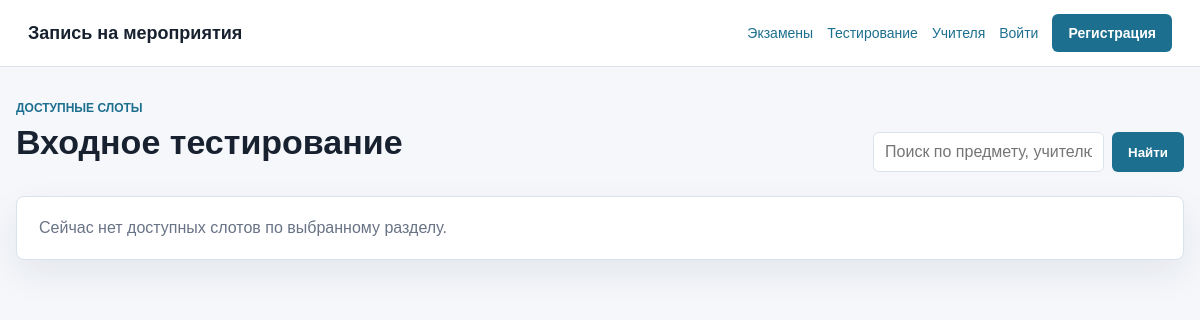
The page /events/testing/ on the database as committed earlier.
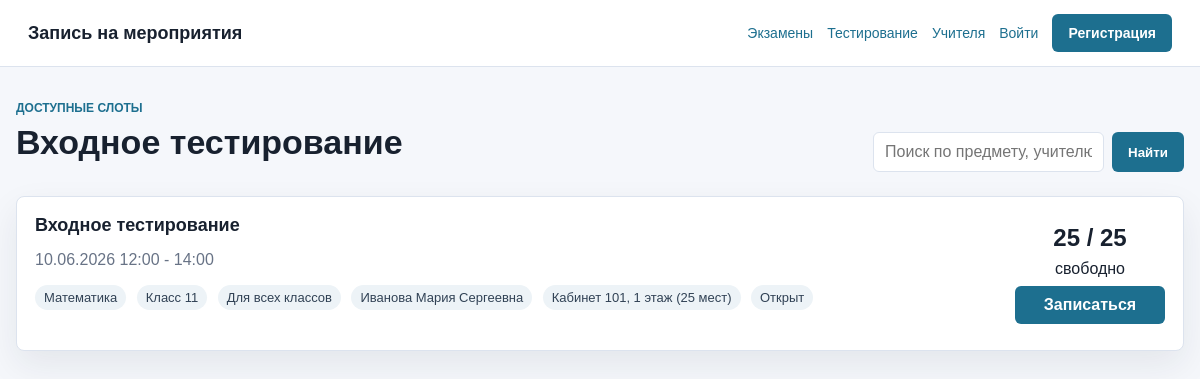
The same page on the database as committed later.
### events/models.py (models this page shows, shortened)
class Event(models.Model):
    class EventType(models.TextChoices):
        EXAM = 'exam', _('Пробный экзамен')
        TESTING = 'testing', _('Входное тестирование')
        MEETING = 'meeting', _('Встреча с учителем')
    title = models.CharField(_('Название'), max_length=255)
    event_type = models.CharField(_('Тип'), max_length=20, choices=EventType.choices)
    description = models.TextField(_('Описание'), blank=True)
    created_by = models.ForeignKey(
        settings.AUTH_USER_MODEL,
        on_delete=models.PROTECT,
        related_name='created_events',
        verbose_name=_('Создал'),
    )
    is_active = models.BooleanField(_('Активно'), default=True)
    created_at = models.DateTimeField(_('Создано'), auto_now_add=True)
    class Meta:
        ordering = ['-created_at']
        verbose_name = _('Мероприятие')
        verbose_name_plural = _('Мероприятия')

class Slot(models.Model):
    class Status(models.TextChoices):
        OPEN = 'open', _('Открыт')
        CLOSED = 'closed', _('Закрыт')
        CANCELED = 'canceled', _('Отменен')
    event = models.ForeignKey(Event, on_delete=models.CASCADE, related_name='slots', verbose_name=_('Мероприятие'))
    teacher = models.ForeignKey(
        TeacherProfile,
        on_delete=models.PROTECT,
        related_name='slots',
        verbose_name=_('Учитель'),
        null=True,
        blank=True,
    )
    subject = models.CharField(_('Предмет'), max_length=100, blank=True)
    target_class = models.CharField(_('Класс поступления'), max_length=10, blank=True)
    available_classes = models.ManyToManyField(
        SchoolClass,
        blank=True,
        related_name='slots',
        verbose_name=_('Доступно классам'),
        help_text=_('Если классы не выбраны, слот доступен всем.'),
    )
    classroom = models.ForeignKey(
        Classroom,
        on_delete=models.PROTECT,
        related_name='slots',
        verbose_name=_('Кабинет'),
        null=True,
        blank=True,
    )
    start_time = models.DateTimeField(_('Начало'))
    end_time = models.DateTimeField(_('Окончание'))
    max_participants = models.PositiveIntegerField(_('Максимум мест'), default=1)
    current_participants = models.PositiveIntegerField(_('Текущее количество'), default=0)
    status = models.CharField(_('Статус'), max_length=20, choices=Status.choices, default=Status.OPEN)
    created_at = models.DateTimeField(_('Создано'), auto_now_add=True)
    class Meta:
        ordering = ['start_time']
        indexes = [
            models.Index(fields=['event', 'status', 'start_time']),
            models.Index(fields=['teacher', 'start_time']),
            models.Index(fields=['subject']),
            models.Index(fields=['target_class']),
        ]
        verbose_name = _('Слот')
        verbose_name_plural = _('Слоты')
    @property
    def free_places(self):
        return max(self.max_participants - self.current_participants, 0)
    @property
    def is_available(self):
        return self.status == self.Status.OPEN and self.event.is_active and self.free_places > 0 and self.start_time > timezone.now()

class TeacherProfile(models.Model):
    user = models.OneToOneField(
        settings.AUTH_USER_MODEL,
        on_delete=models.CASCADE,
        related_name='teacher_profile',
        verbose_name=_('Пользователь'),
    )
    subject = models.CharField(_('Предмет'), max_length=100, blank=True)
    department = models.CharField(_('Кафедра/отделение'), max_length=100, blank=True)
    class Meta:
        verbose_name = _('Профиль учителя')
        verbose_name_plural = _('Профили учителей')

class Classroom(models.Model):
    floor = models.PositiveSmallIntegerField(_('Этаж'))
    number = models.CharField(_('Номер кабинета'), max_length=20)
    capacity = models.PositiveIntegerField(_('Количество мест'))
    is_active = models.BooleanField(_('Активен'), default=True)
    class Meta:
        ordering = ['floor', 'number']
        constraints = [
            models.UniqueConstraint(fields=['floor', 'number'], name='unique_classroom_floor_number')
        ]
        verbose_name = _('Кабинет')
        verbose_name_plural = _('Кабинеты')
    def __str__(self):
        return f'Кабинет {self.number}, {self.floor} этаж ({self.capacity} мест)'

### accounts/models.py (models this page shows, shortened)
class User(AbstractUser):
    class Role(models.TextChoices):
        ADMIN = 'admin', _('Администратор')
        TEACHER = 'teacher', _('Учитель')
        USER = 'user', _('Пользователь')
    username = None
    email = models.EmailField(_('email'), unique=True)
    full_name = models.CharField(_('ФИО'), max_length=255)
    phone = models.CharField(_('Телефон'), max_length=20, blank=True)
    role = models.CharField(_('Роль'), max_length=20, choices=Role.choices, default=Role.USER)
    school_class = models.ForeignKey(
        'events.SchoolClass',
        on_delete=models.SET_NULL,
        null=True,
        blank=True,
        related_name='users',
        verbose_name=_('Класс'),
    )
    USERNAME_FIELD = 'email'
    REQUIRED_FIELDS = ['full_name']
    objects = UserManager()

### events/frontend_views.py (the view, shortened to what this page needs)
# urls.py: path('events/<str:event_type>/', event_type_page, name='event-type'),
def event_type_page(request, event_type):
    if event_type not in Event.EventType.values:
        return redirect('home')
    slots = Slot.objects.select_related('event', 'teacher', 'teacher__user', 'classroom').filter(
        event__event_type=event_type,
        event__is_active=True,
        start_time__gt=timezone.now(),
    ).prefetch_related('available_classes')
    if not request.user.is_staff:
        slots = slots.exclude(status=Slot.Status.CANCELED)
    if request.user.is_authenticated and not request.user.is_admin_role and not request.user.is_teacher_role:
        user_class = request.user.school_class
        if user_class:
            slots = slots.filter(Q(available_classes__isnull=True) | Q(available_classes=user_class)).distinct()
        else:
            slots = slots.filter(available_classes__isnull=True)
    query = request.GET.get('q', '').strip()
    return render(
        request,
        'events/event_type.html',
        {
            'event_type': event_type,
            'event_type_label': Event.EventType(event_type).label,
            'slots': slots,
            'query': query,
        },
    )

### templates/events/event_type.html (shortened to what this page needs)
{% extends "base.html" %}
{% block content %}
<section class="section-head">
    <div>
        <p class="eyebrow">Доступные слоты</p>
        <h1>{{ event_type_label }}</h1>
    </div>
    <form class="search" method="get">
        <input name="q" value="{{ query }}" placeholder="Поиск по предмету, учителю, классу">
        <button type="submit">Найти</button>
    </form>
</section>
<div class="slot-list">
    {% for slot in slots %}
        <article class="slot-card">
            <div>
                <h2>{{ slot.event.title }}</h2>
                <p class="muted">
                    {{ slot.start_time|date:"d.m.Y H:i" }} - {{ slot.end_time|date:"H:i" }}
                </p>
                <p>
                    {% if slot.subject %}<span class="tag">{{ slot.subject }}</span>{% endif %}
                    {% if slot.target_class %}<span class="tag">Класс {{ slot.target_class }}</span>{% endif %}
                    {% if slot.available_classes.all %}
                        <span class="tag">Для: {% for class_group in slot.available_classes.all %}{{ class_group.name }}{% if not forloop.last %}, {% endif %}{% endfor %}</span>
                    {% else %}
                        <span class="tag">Для всех классов</span>
                    {% endif %}
                    {% if slot.teacher %}<span class="tag">{{ slot.teacher.user.full_name }}</span>{% endif %}
                    {% if slot.classroom %}<span class="tag">{{ slot.classroom }}</span>{% endif %}
                    <span class="tag">{{ slot.get_status_display }}</span>
                </p>
            </div>
            <div class="slot-side">
                <strong>{{ slot.free_places }} / {{ slot.max_participants }}</strong>
                <span>свободно</span>
                {% if slot.is_available and not user.is_admin_role and not user.is_teacher_role %}
                    <a class="button" href="{% url 'register-slot' slot.id %}">Записаться</a>
                {% elif user.is_admin_role or user.is_teacher_role %}
                    <button class="button disabled" disabled>Просмотр</button>
                {% else %}
                    <button class="button disabled" disabled>Недоступно</button>
                {% endif %}
            </div>
        </article>
    {% empty %}
        <div class="empty">Сейчас нет доступных слотов по выбранному разделу.</div>
    {% endfor %}
</div>
{% endblock %}

### templates/base.html (shortened to what this page needs)
{% load static %}
<!doctype html>
<html lang="ru">
<head>
    <link rel="stylesheet" href="{% static 'css/app.css' %}">
</head>
<body>
    <header class="topbar">
        <a class="brand" href="{% url 'home' %}">Запись на мероприятия</a>
        <nav class="nav">
            {% if user.is_authenticated %}
                {% if user.is_admin_role %}
                    <a href="{% url 'admin:index' %}">Админка</a>
                    <a href="{% url 'teacher-dashboard' %}">Все слоты</a>
                {% elif user.is_teacher_role %}
                    <a href="{% url 'teacher-dashboard' %}">Кабинет учителя</a>
                {% else %}
                    <a href="{% url 'event-type' 'exam' %}">Экзамены</a>
                    <a href="{% url 'event-type' 'testing' %}">Тестирование</a>
                    <a href="{% url 'event-type' 'meeting' %}">Учителя</a>
                    <a href="{% url 'dashboard' %}">Мои записи</a>
                {% endif %}
                <form method="post" action="{% url 'logout' %}">
                    {% csrf_token %}
                    <button class="link-button" type="submit">Выйти</button>
                </form>
            {% else %}
                <a href="{% url 'event-type' 'exam' %}">Экзамены</a>
                <a href="{% url 'event-type' 'testing' %}">Тестирование</a>
                <a href="{% url 'event-type' 'meeting' %}">Учителя</a>
                <a href="{% url 'login' %}">Войти</a>
                <a class="nav-pill" href="{% url 'register-page' %}">Регистрация</a>
            {% endif %}
        </nav>
    </header>
    <main class="shell">
        {% block content %}{% endblock %}
    </main>
</body>
</html>

### static/css/app.css (style rules this page uses)
:root { --bg: #f5f7fb; --panel: #ffffff; --ink: #18212f; --muted: #687386; --line: #dce3ee; --primary: #1d6f8f; --primary-dark: #14516a; --green: #287d4f; --red: #b23b3b; --amber: #a86c15; --shadow: 0 14px 35px rgba(22, 34, 51, 0.08); }
* { box-sizing: border-box; }
body { margin: 0; background: var(--bg); color: var(--ink); font-family: Arial, Helvetica, sans-serif; }
a { color: var(--primary); text-decoration: none; }
.topbar { position: sticky; top: 0; z-index: 10; display: flex; align-items: center; justify-content: space-between; gap: 20px; padding: 14px 28px; background: rgba(255, 255, 255, 0.95); border-bottom: 1px solid var(--line); backdrop-filter: blur(10px); }
.brand { color: var(--ink); font-size: 18px; font-weight: 700; }
.nav { display: flex; align-items: center; flex-wrap: wrap; gap: 14px; font-size: 14px; }
.nav-pill, .button, .search button { display: inline-flex; align-items: center; justify-content: center; min-height: 38px; padding: 0 16px; border: 0; border-radius: 6px; background: var(--primary); color: #fff; font-weight: 700; cursor: pointer; }
.shell { width: min(1180px, calc(100% - 32px)); margin: 0 auto; padding: 34px 0 56px; }
.page-head, .section-head { display: flex; align-items: end; justify-content: space-between; gap: 24px; margin-bottom: 24px; }
h1, h2, p { margin-top: 0; }
h1 { margin-bottom: 10px; font-size: 34px; line-height: 1.15; }
h2 { font-size: 18px; }
.eyebrow { margin-bottom: 8px; color: var(--primary); font-size: 12px; font-weight: 700; letter-spacing: 0; text-transform: uppercase; }
.muted, small { color: var(--muted); }
.search { display: flex; gap: 8px; }
input, select, textarea { width: 100%; min-height: 40px; padding: 9px 11px; border: 1px solid var(--line); border-radius: 6px; background: #fff; color: var(--ink); font: inherit; }
.slot-list, .teacher-grid { display: grid; gap: 12px; }
.slot-card, .teacher-slot, .form-card, .summary-panel, .auth-card, .empty, .table-wrap { border: 1px solid var(--line); border-radius: 8px; background: var(--panel); box-shadow: var(--shadow); }
.slot-card { display: grid; grid-template-columns: 1fr 150px; gap: 18px; padding: 18px; }
.slot-side { display: flex; flex-direction: column; align-items: stretch; justify-content: center; gap: 8px; text-align: center; }
.slot-side strong { font-size: 24px; }
.tag { display: inline-block; margin: 0 6px 6px 0; padding: 5px 9px; border-radius: 999px; background: #edf3f7; color: #314255; font-size: 13px; }

Rows that differ between the two databases and show on the page:
added Slot: event "Входное тестирование", start_time "10.06.2026 12:00", end_time "14:00", subject "Математика", target_class "11", shows "Для всех классов", teacher.user.full_name "Иванова Мария Сергеевна", classroom "Кабинет 101, 1 этаж (25 мест)", status "Открыт", free_places "25", max_participants "25", shows "Записаться"
Other text that changed with them:
text no longer shown: "Сейчас нет доступных слотов по выбранному разделу."
